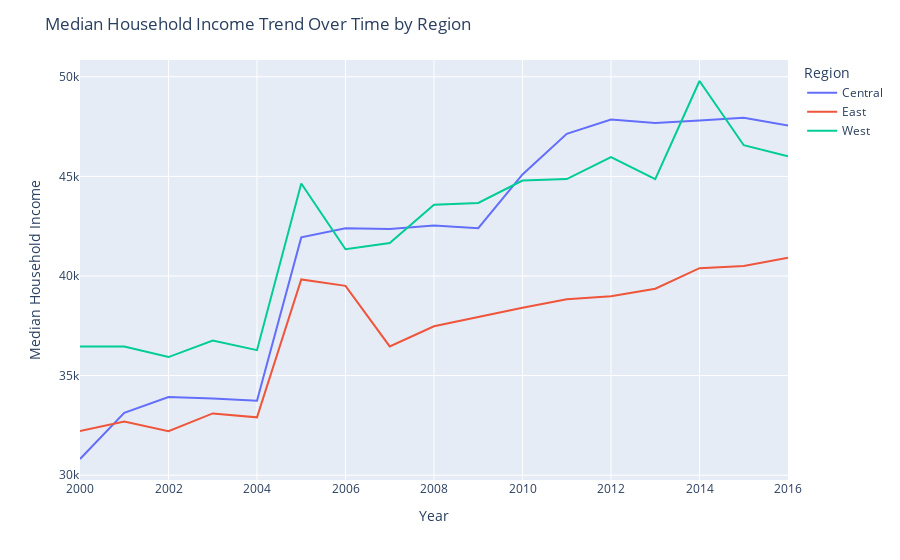

The notebook cell saved with this chart:
### Code cell
def household_income_region():
    # Group the data by Year and Region, and calculate the median household income for each group
    grouped_data = data.groupby(['Year', 'Region'])['median.household.income'].median().reset_index()

    # Create a line plot to show trends for Median Household Income over time by region
    fig = px.line(grouped_data, x='Year', y='median.household.income', color='Region')
    fig.update_layout(title='Median Household Income Trend Over Time by Region',
                    xaxis_title='Year',
                    yaxis_title='Median Household Income')
    fig.show()

household_income_region()

### Figure 1 — Plotly figure (JSON) as saved in the notebook; plotly's stock layout.template omitted (floating-point values rounded to 4 significant figures)
{"data": [{"hovertemplate": "Region=Central<br>Year=%{x}<br>median.household.income=%{y}<extra></extra>", "legendgroup": "Central", "line": {"color": "#636efa", "dash": "solid"}, "marker": {"symbol": "circle"}, "mode": "lines", "name": "Central", "orientation": "v", "showlegend": true, "type": "scatter", "x": [2000, 2001, 2002, 2003, 2004, 2005, 2006, 2007, 2008, 2009, 2010, 2011, 2012, 2013, 2014, 2015, 2016], "xaxis": "x", "y": [30813, 33133, 33922, 33851, 33740.0, 41938, 42397, 42360.0, 42534, 42397, 45097, 47137, 47851, 47675, 47810.0, 47946, 47555], "yaxis": "y"}, {"hovertemplate": "Region=East<br>Year=%{x}<br>median.household.income=%{y}<extra></extra>", "legendgroup": "East", "line": {"color": "#EF553B", "dash": "solid"}, "marker": {"symbol": "circle"}, "mode": "lines", "name": "East", "orientation": "v", "showlegend": true, "type": "scatter", "x": [2000, 2001, 2002, 2003, 2004, 2005, 2006, 2007, 2008, 2009, 2010, 2011, 2012, 2013, 2014, 2015, 2016], "xaxis": "x", "y": [32212, 32699, 32212, 33101, 32903, 39827, 39504, 36460.0, 37473, 37936, 38406, 38830.0, 38981, 39360, 40390, 40497, 40910], "yaxis": "y"}, {"hovertemplate": "Region=West<br>Year=%{x}<br>median.household.income=%{y}<extra></extra>", "legendgroup": "West", "line": {"color": "#00cc96", "dash": "solid"}, "marker": {"symbol": "circle"}, "mode": "lines", "name": "West", "orientation": "v", "showlegend": true, "type": "scatter", "x": [2000, 2001, 2002, 2003, 2004, 2005, 2006, 2007, 2008, 2009, 2010, 2011, 2012, 2013, 2014, 2015, 2016], "xaxis": "x", "y": [36461, 36461, 35930.0, 36758, 36275, 44640, 41340.0, 41660.0, 43581, 43665, 44792, 44866, 45962, 44866, 49787, 46564, 46010.0], "yaxis": "y"}], "layout": {"legend": {"title": {"text": "Region"}, "tracegroupgap": 0}, "margin": {"t": 60}, "title": {"text": "Median Household Income Trend Over Time by Region"}, "xaxis": {"anchor": "y", "domain": [0, 1], "title": {"text": "Year"}}, "yaxis": {"anchor": "x", "domain": [0, 1], "title": {"text": "Median Household Income"}}}}
